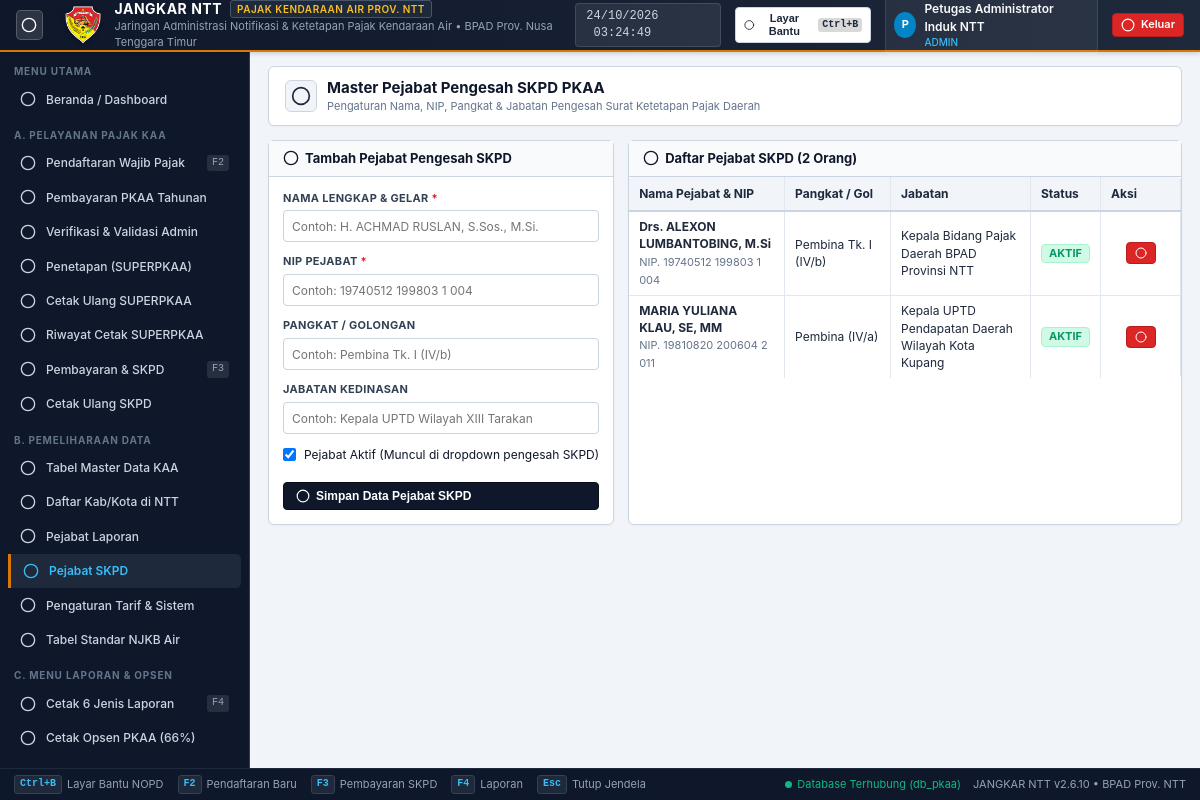
The app's page /index.php?page=pejabat_skpd (signed in) with its own data.
### tables this page shows
CREATE TABLE `pejabat` (
  `id` INT AUTO_INCREMENT PRIMARY KEY,
  `tipe_pejabat` ENUM('SKPD', 'LAPORAN') NOT NULL,
  `nama_pejabat` VARCHAR(150) NOT NULL,
  `nip` VARCHAR(50) NOT NULL,
  `pangkat_gol` VARCHAR(100) NOT NULL,
  `jabatan` VARCHAR(150) NOT NULL,
  `is_active` TINYINT(1) DEFAULT 1,
  `created_at` TIMESTAMP DEFAULT CURRENT_TIMESTAMP
);

### index.php (called while the page is built, shortened)
<?php
require_once __DIR__ . '/config/helpers.php';
$page = $_GET['page'] ?? 'dashboard';
$moduleMap = [
    'dashboard'              => __DIR__ . '/modules/dashboard/index.php',
    'pendaftaran'            => __DIR__ . '/modules/pelayanan/pendaftaran.php',
    'ajukan_perubahan'       => __DIR__ . '/modules/pelayanan/ajukan_perubahan.php',
    'verifikasi_perubahan'   => __DIR__ . '/modules/pelayanan/verifikasi_perubahan.php',
    'status_pengajuan'       => __DIR__ . '/modules/pelayanan/status_pengajuan.php',
    'superpkaa'              => __DIR__ . '/modules/pelayanan/superpkaa.php',
    'pembayaran_tahunan'     => __DIR__ . '/modules/pelayanan/pembayaran_tahunan.php',
    'cetak_ulang_superpkaa'  => __DIR__ . '/modules/pelayanan/cetak_ulang_superpkaa.php',
    'riwayat_cetak_superpkaa'=> __DIR__ . '/modules/pelayanan/riwayat_cetak_superpkaa.php',
    'skpd'                   => __DIR__ . '/modules/pelayanan/skpd.php',
    'cetak_ulang_skpd'       => __DIR__ . '/modules/pelayanan/cetak_ulang_skpd.php',
    'master_kaa'             => __DIR__ . '/modules/pemeliharaan/master_kaa.php',
    'kabupaten_kota'         => __DIR__ . '/modules/pemeliharaan/kabupaten_kota.php',
    'pejabat_laporan'        => __DIR__ . '/modules/pemeliharaan/pejabat_laporan.php',
    'pejabat_skpd'           => __DIR__ . '/modules/pemeliharaan/pejabat_skpd.php',
    'tarif_pajak'            => __DIR__ . '/modules/pemeliharaan/tarif_pajak.php',
    'tabel_njkb'             => __DIR__ . '/modules/pemeliharaan/tabel_njkb.php',
    'laporan'                => __DIR__ . '/modules/laporan/index.php',
    'cetak_opsen'            => __DIR__ . '/modules/laporan/cetak_opsen.php',
];
$targetModule = $moduleMap[$page] ?? $moduleMap['dashboard'];
require_once __DIR__ . '/layouts/header.php';
require_once $targetModule;
require_once __DIR__ . '/layouts/footer.php';

### config/helpers.php (shortened to what this page needs)
<?php
function renderIcon($name, $class = '', $size = 18) {
    $body = $icons[$name] ?? '<circle cx="12" cy="12" r="10"/>';
    return '<svg xmlns="http://www.w3.org/2000/svg" width="'.$size.'" height="'.$size.'" viewBox="0 0 24 24" fill="none" stroke="currentColor" stroke-width="2" stroke-linecap="round" stroke-linejoin="round" class="lucide-icon lucide-'.$name.' '.$class.'">'.$body.'</svg>';
}

### modules/pemeliharaan/pejabat_skpd.php (shortened to what this page needs)
<?php
$pejabatList = $pdo->query("SELECT * FROM pejabat WHERE tipe_pejabat = 'SKPD' ORDER BY is_active DESC, id ASC")->fetchAll();
?>
<div class="page-header">
  <div class="page-header-left">
    <div class="page-icon">
      <?= renderIcon('user', '', 20) ?>
    </div>
    <div>
      <div class="page-title">Master Pejabat Pengesah SKPD PKAA</div>
      <div class="page-subtitle">Pengaturan Nama, NIP, Pangkat & Jabatan Pengesah Surat Ketetapan Pajak Daerah</div>
    </div>
  </div>
</div>
<div style="display: grid; grid-template-columns: 1fr 1.6fr; gap: 14px;">
  <form method="POST" action="index.php?page=pejabat_skpd" class="panel">
    <div class="panel-header">
      <div class="panel-title">
        <?= renderIcon('plus', '', 16) ?>
        <span>Tambah Pejabat Pengesah SKPD</span>
      </div>
    </div>
    <div class="panel-body" style="display: flex; flex-direction: column; gap: 12px;">
      <div class="form-group">
        <label class="form-label" for="nama_pejabat">Nama Lengkap & Gelar <span class="required">*</span></label>
        <input type="text" name="nama_pejabat" id="nama_pejabat" class="form-control" placeholder="Contoh: H. ACHMAD RUSLAN, S.Sos., M.Si." required>
      </div>
      <div class="form-group">
        <label class="form-label" for="nip">NIP Pejabat <span class="required">*</span></label>
        <input type="text" name="nip" id="nip" class="form-control" placeholder="Contoh: 19740512 199803 1 004" required>
      </div>
      <div class="form-group">
        <label class="form-label" for="pangkat_gol">Pangkat / Golongan</label>
        <input type="text" name="pangkat_gol" id="pangkat_gol" class="form-control" placeholder="Contoh: Pembina Tk. I (IV/b)">
      </div>
      <div class="form-group">
        <label class="form-label" for="jabatan">Jabatan Kedinasan</label>
        <input type="text" name="jabatan" id="jabatan" class="form-control" placeholder="Contoh: Kepala UPTD Wilayah XIII Tarakan">
      </div>
      <div class="form-group">
        <label style="display: flex; align-items: center; gap: 8px; font-size: 12px; cursor: pointer;">
          <input type="checkbox" name="is_active" value="1" checked>
          <span>Pejabat Aktif (Muncul di dropdown pengesah SKPD)</span>
        </label>
      </div>
      <button type="submit" class="btn btn-primary" style="margin-top: 6px;">
        <?= renderIcon('check', '', 14) ?> Simpan Data Pejabat SKPD
      </button>
    </div>
  </form>
  <div class="panel">
    <div class="panel-header">
      <div class="panel-title">
        <?= renderIcon('database', '', 16) ?>
        <span>Daftar Pejabat SKPD (<?= count($pejabatList) ?> Orang)</span>
      </div>
    </div>
    <div class="panel-body" style="padding: 0;">
      <div class="table-responsive" style="border: none;">
        <table class="table-desktop">
          <thead>
            <tr>
              <th>Nama Pejabat & NIP</th>
              <th>Pangkat / Gol</th>
              <th>Jabatan</th>
              <th class="text-center">Status</th>
              <th class="text-center" width="80">Aksi</th>
            </tr>
          </thead>
          <tbody>
            <?php if (empty($pejabatList)): ?>
              <tr>
                <td colspan="5" class="text-center" style="padding: 20px; color: #94a3b8;">
                  Belum ada data pejabat SKPD.
                </td>
              </tr>
            <?php else: ?>
              <?php foreach ($pejabatList as $p): ?>
                <tr>
                  <td>
                    <strong><?= htmlspecialchars($p['nama_pejabat']) ?></strong><br>
                    <span style="font-size: 11px; color: #64748b;">NIP. <?= htmlspecialchars($p['nip']) ?></span>
                  </td>
                  <td><?= htmlspecialchars($p['pangkat_gol']) ?></td>
                  <td><?= htmlspecialchars($p['jabatan']) ?></td>
                  <td class="text-center">
                    <?php if ($p['is_active']): ?>
                      <span class="badge badge-success">AKTIF</span>
                    <?php else: ?>
                      <span class="badge badge-neutral">NONAKTIF</span>
                    <?php endif; ?>
                  </td>
                  <td class="text-center">
                    <form method="POST" action="index.php?page=pejabat_skpd" onsubmit="return confirm('Hapus pejabat SKPD ini?');" style="margin:0;">
                      <button type="submit" class="btn btn-danger btn-sm">
                        <?= renderIcon('trash', '', 12) ?>
                      </button>
                    </form>
                  </td>
                </tr>
              <?php endforeach; ?>
            <?php endif; ?>
          </tbody>
        </table>
      </div>
    </div>
  </div>
</div>

### assets/css/desktop.css (style rules this page uses)
:root { --primary-950: #090d16; --primary-900: #0f172a; --primary-800: #1e293b; --primary-700: #334155; --primary-600: #475569; --accent-gold: #d97706; --accent-gold-light: #fef3c7; --accent-gold-dark: #b45309; --brand-blue: #0284c7; --brand-blue-dark: #0369a1; --success: #059669; --success-bg: #d1fae5; --danger: #dc2626; --danger-bg: #fee2e2; --warning: #d97706; --warning-bg: #fef3c7; --info: #2563eb; --info-bg: #dbeafe; --bg-desktop: #f1f5f9; --bg-surface: #ffffff; --bg-sidebar: #0f172a; --border-light: #e2e8f0; --border-medium: #cbd5e1; --border-dark: #94a3b8; --text-main: #0f172a; --text-muted: #64748b; --text-light: #94a3b8; --text-white: #ffffff; --font-sans: 'Inter', -apple-system, BlinkMacSystemFont, "Segoe UI", Roboto, "Helvetica Neue", Arial, sans-serif; --font-mono: 'JetBrains Mono', Consolas, "Courier New", monospace; --header-height: 52px; --sidebar-width: 250px; --footer-height: 32px; }
* { box-sizing: border-box; margin: 0; padding: 0; }
body { font-family: var(--font-sans); background-color: var(--bg-desktop); color: var(--text-main); font-size: 13px; line-height: 1.45; overflow-x: hidden; height: 100vh; display: flex; flex-direction: column; }
.page-header { background: var(--bg-surface); padding: 10px 16px; border-radius: 6px; border: 1px solid var(--border-medium); display: flex; align-items: center; justify-content: space-between; box-shadow: 0 1px 2px rgba(0,0,0,0.04); }
.page-header-left { display: flex; align-items: center; gap: 10px; }
.page-icon { width: 32px; height: 32px; background: #f1f5f9; border: 1px solid var(--border-medium); border-radius: 6px; display: flex; align-items: center; justify-content: center; color: var(--primary-800); }
.page-title { font-size: 15px; font-weight: 700; color: var(--primary-900); }
.page-subtitle { font-size: 11px; color: var(--text-muted); }
.panel { background: var(--bg-surface); border: 1px solid var(--border-medium); border-radius: 6px; box-shadow: 0 1px 3px rgba(0,0,0,0.03); }
.panel-header { padding: 8px 14px; background: #f8fafc; border-bottom: 1px solid var(--border-medium); display: flex; align-items: center; justify-content: space-between; }
.panel-title { font-size: 13px; font-weight: 700; color: var(--primary-900); display: flex; align-items: center; gap: 6px; }
.panel-body { padding: 14px; }
.btn { display: inline-flex; align-items: center; gap: 6px; padding: 6px 12px; font-size: 12px; font-weight: 600; border-radius: 4px; border: 1px solid transparent; cursor: pointer; text-decoration: none; transition: all 0.12s ease; line-height: 1.2; }
.btn-primary { background: var(--primary-900); color: #ffffff; border-color: var(--primary-950); }
.btn-danger { background: var(--danger); color: #ffffff; border-color: #b91c1c; }
.btn-sm { padding: 4px 8px; font-size: 11px; }
.form-group { display: flex; flex-direction: column; gap: 4px; }
.form-label { font-size: 11px; font-weight: 700; color: #334155; text-transform: uppercase; letter-spacing: 0.3px; }
.form-label .required { color: var(--danger); }
.form-control { height: 32px; padding: 4px 8px; font-size: 12px; font-family: var(--font-sans); border: 1px solid var(--border-medium); border-radius: 4px; background-color: #ffffff; color: var(--text-main); transition: border-color 0.15s ease, box-shadow 0.15s ease; }
.table-responsive { width: 100%; overflow-x: auto; border: 1px solid var(--border-medium); border-radius: 4px; }
.table-desktop { width: 100%; border-collapse: collapse; font-size: 12px; background: #ffffff; }
.table-desktop th { background: #f1f5f9; color: #1e293b; font-weight: 700; text-align: left; padding: 8px 10px; border-bottom: 2px solid var(--border-medium); border-right: 1px solid #e2e8f0; white-space: nowrap; }
.table-desktop td { padding: 6px 10px; border-bottom: 1px solid #e2e8f0; border-right: 1px solid #e2e8f0; color: #1e293b; }
.table-desktop tr:last-child td { border-bottom: none; }
.text-center { text-align: center; }
.badge { display: inline-flex; align-items: center; gap: 4px; padding: 2px 7px; font-size: 11px; font-weight: 700; border-radius: 4px; line-height: 1.2; }
.badge-success { background: var(--success-bg); color: var(--success); border: 1px solid #a7f3d0; }

### records on screen
pejabat: nama_pejabat "Drs. ALEXON LUMBANTOBING, M.Si", nip "19740512 199803 1 004", pangkat_gol "Pembina Tk. I (IV/b)", jabatan "Kepala Bidang Pajak Daerah BPAD Provinsi NTT", is_active "AKTIF"
pejabat: nama_pejabat "MARIA YULIANA KLAU, SE, MM", nip "19810820 200604 2 011", pangkat_gol "Pembina (IV/a)", jabatan "Kepala UPTD Pendapatan Daerah Wilayah Kota Kupang", is_active "AKTIF"

### other values on screen
substr($currentUser['nama_lengkap'] ?? 'U', 0, 1) "P"
$currentUser['nama_lengkap'] "Petugas Administrator Induk NTT"
$currentUser['role'] "ADMIN"
count($pejabatList) "2"
